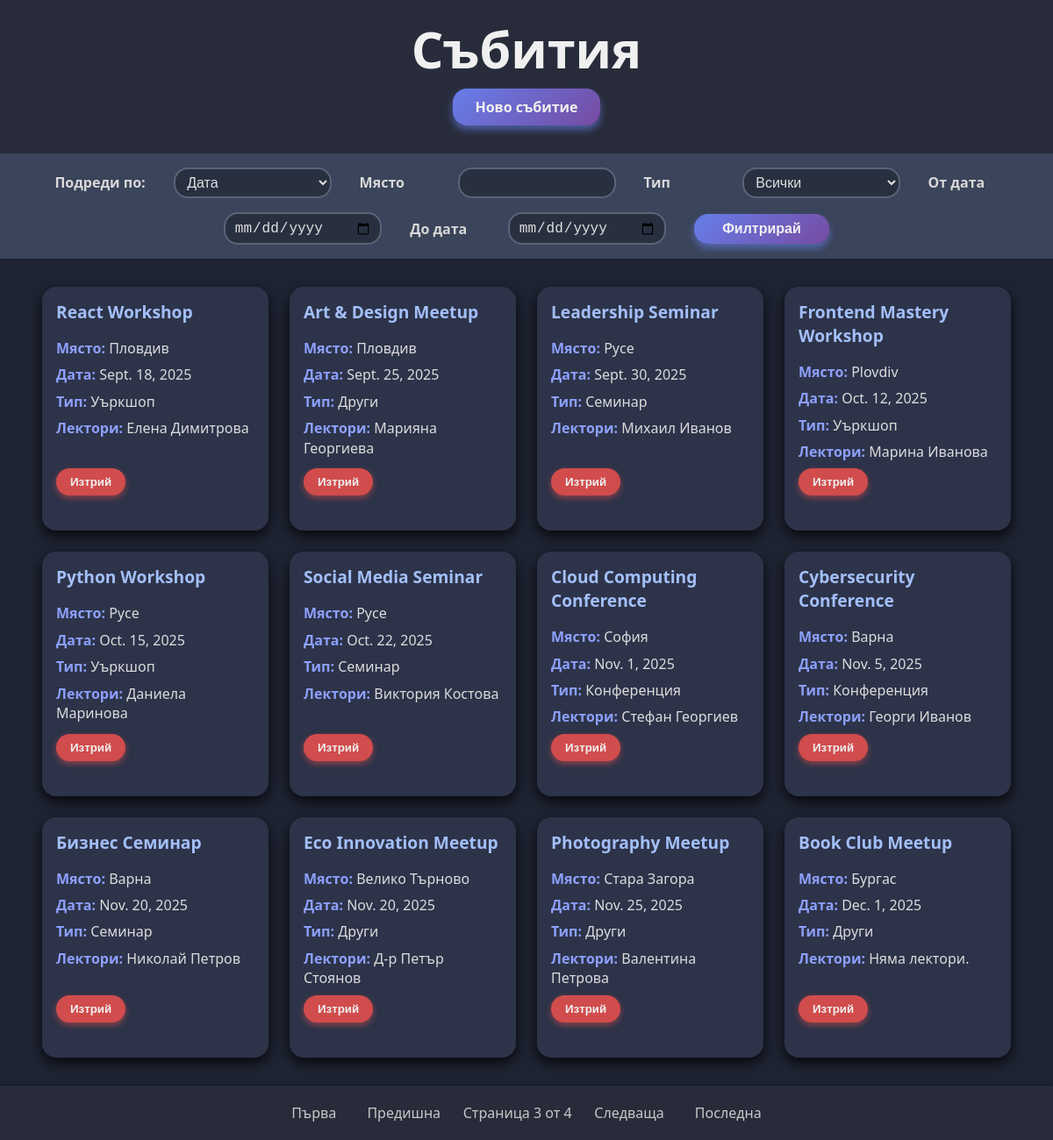
/?page=3, run on the app's committed database.
### QuerySort/models.py (models this page shows)
class Event(models.Model):
    name = models.CharField(max_length=255,
                            null=False,
                            blank=False,
                            validators=[
                                MinLengthValidator(1, message='The event name must be at least 1 characters long.'),
                                RegexValidator('^[A-Za-zА-Яа-яЁё0-9 _\-\'&]+$')
                            ])
    town = models.CharField(max_length=255,
                            null=False,
                            blank=False,
                            validators=[
                                MinLengthValidator(1, message='The town name must be at least 1 characters long.'),
                                RegexValidator('^[A-Za-zА-Яа-яЁё0-9 _\-\'&]+$')
                            ])
    date = models.DateField(
        null=False,
        blank=False,
        validators=[
           validate_event_date
        ]
    )
    type = models.CharField(max_length=255,
                            null=False,
                            blank=False,
                            validators=[
                                MinLengthValidator(5, message='The event type must be at least 5 characters long.'),
                                RegexValidator('^[A-Za-zА-Яа-яЁё0-9 _\-\'&]+$')
                            ],
                            choices=(('Конференция', 'Конференция'), ('Уъркшоп', 'Уъркшоп') , ('Семинар', 'Семинар'), ('Други', 'Други')))
    lectors = models.CharField(max_length=255,
                               default='Няма лектори.')

### QuerySort/views.py (the view)
# urls.py: path('', views.index, name='index'),
def index(request):
    form = EventFilterOrderForm(request.GET or None)
    events = Event.objects.all()
    if form.is_valid():
        town = form.cleaned_data.get('town')
        type_ = form.cleaned_data.get('type')
        date_from = form.cleaned_data.get('date_from')
        date_to = form.cleaned_data.get('date_to')
        order_by = form.cleaned_data.get('order_by')
        if town:
            events = events.filter(town__icontains=town)
        if type_:
            events = events.filter(type=type_)
        if date_from:
            events = events.filter(date__gte=date_from)
        if date_to:
            events = events.filter(date__lte=date_to)
        if order_by:
            ordering = order_by.split(',')
            events = events.order_by(*ordering)
        else:
            events = events.order_by('date')
    else:
        events = events.order_by('date')
    paginator = Paginator(events, 12)
    page_number = request.GET.get('page')
    page_obj = paginator.get_page(page_number)
    querydict = request.GET.copy()
    if 'page' in querydict:
        querydict.pop('page')
    querystring = querydict.urlencode()
    return render(request, 'index.html', {
        'form': form,
        'page_obj': page_obj,
        'querystring': querystring,
    })

### templates/index.html (shortened to what this page needs)
{% load static %}
<!DOCTYPE html>
<html lang="bg">
<head>
    <link rel="stylesheet" href="{% static 'css/styles.css' %}">
</head>
<body>
    <header>
        <h1>Събития</h1>
        <a href="/new-data" class="new-event-btn">Ново събитие</a>
    </header>
    <form method="get" class="filter-form">
        <label for="{{ form.order_by.id_for_label }}">{{ form.order_by.label }}</label>
        {{ form.order_by }}
        <label for="{{ form.town.id_for_label }}">{{ form.town.label }}</label>
        {{ form.town }}
        <label for="{{ form.type.id_for_label }}">{{ form.type.label }}</label>
        {{ form.type }}
        <label for="{{ form.date_from.id_for_label }}">{{ form.date_from.label }}</label>
        {{ form.date_from }}
        <label for="{{ form.date_to.id_for_label }}">{{ form.date_to.label }}</label>
        {{ form.date_to }}
        <button type="submit">Филтрирай</button>
    </form>
    <main>
        <section class="event-list">
            {% for event in page_obj %}
                <article class="event-card">
                    <h2>{{ event.name }}</h2>
                    <p><strong>Място:</strong> {{ event.town }}</p>
                    <p><strong>Дата:</strong> {{ event.date }}</p>
                    <p><strong>Тип:</strong> {{ event.type }}</p>
                    <p><strong>Лектори:</strong> {{ event.lectors }}</p>
                    <form method="post" action="{% url 'delete_event' event.id %}" class="delete-form">
                        <button type="submit" class="delete-btn" onclick="return confirm('Сигурни ли сте, че искате да изтриете това събитие?');">Изтрий</button>
                    </form>
                </article>
            {% empty %}
                <p>Няма намерени събития.</p>
            {% endfor %}
        </section>
    </main>
    <footer>
        <nav class="pagination">
            {% if page_obj.has_previous %}
                <a href="?page=1{% if querystring %}&{{ querystring }}{% endif %}">Първа</a>
                <a href="?page={{ page_obj.previous_page_number }}{% if querystring %}&{{ querystring }}{% endif %}">Предишна</a>
            {% endif %}
            <span>Страница {{ page_obj.number }} от {{ page_obj.paginator.num_pages }}</span>
            {% if page_obj.has_next %}
                <a href="?page={{ page_obj.next_page_number }}{% if querystring %}&{{ querystring }}{% endif %}">Следваща</a>
                <a href="?page={{ page_obj.paginator.num_pages }}{% if querystring %}&{{ querystring }}{% endif %}">Последна</a>
            {% endif %}
        </nav>
    </footer>
</body>
</html>

### static/css/styles.css (style rules this page uses)
* { padding: 0; margin: 0; box-sizing: border-box; }
body { font-family: 'Segoe UI', Tahoma, sans-serif; background: linear-gradient(120deg, #48536a, #364159); min-height: 100vh; display: flex; flex-direction: column; color: #f0f0f0; line-height: 1.4; }
a { text-decoration: none; color: inherit; }
header { padding: 1rem 2rem; background-color: #282c3a; box-shadow: 0 2px 5px rgba(0, 0, 0, 0.3); font-weight: 700; font-size: 1.8rem; text-align: center; }
.filter-form { display: flex; flex-wrap: wrap; gap: 1rem 2rem; padding: 1rem 2rem; background-color: #3a445a; box-shadow: 0 2px 5px rgba(0, 0, 0, 0.3); justify-content: center; align-items: center; color: #d8d8d8; }
.filter-form label { flex: 0 0 auto; min-width: 80px; font-weight: 600; font-size: 1rem; align-self: center; }
.filter-form select, .filter-form input[type="text"], .filter-form input[type="date"] { flex: 1 1 150px; max-width: 180px; padding: 0.4rem 0.6rem; border-radius: 1rem; border: 2px solid #5a6478; background-color: #283040; color: #e0e0e0; font-size: 1rem; transition: border-color 0.3s ease, box-shadow 0.3s ease; }
.filter-form button { flex: 0 0 auto; padding: 0.5rem 2rem; background: linear-gradient(135deg, #667eea, #764ba2); border: none; border-radius: 1rem; font-size: 1rem; font-weight: 600; color: #f0f0f0; cursor: pointer; box-shadow: 0 5px 8px rgba(102, 126, 234, 0.6); transition: background 0.3s ease, transform 0.2s ease, box-shadow 0.3s ease; align-self: center; }
main { flex-grow: 1; padding: 2rem 3rem; background-color: #1f2433; }
.event-list { display: grid; grid-template-columns: repeat(auto-fit, minmax(250px, 1fr)); gap: 1.5rem 1.5rem; }
.event-card { background-color: #2d3349; border-radius: 1rem; box-shadow: 0 6px 15px rgba(0, 0, 0, 0.8); padding: 1rem 1rem 2.5rem 1rem; color: #dcdcdc; position: relative; display: flex; flex-direction: column; gap: 0.5rem; transition: transform 0.2s ease, box-shadow 0.3s ease; }
.event-card h2 { font-size: 1.2rem; font-weight: 700; margin-bottom: 0.5rem; color: #a3bffa; }
.event-card p { font-size: 1rem; }
.event-card strong { color: #8da0ff; }
.delete-form { margin-top: auto; }
.delete-btn { background: #d14c4c; border: none; border-radius: 1rem; padding: 0.5rem 1rem; font-weight: 700; color: #f0f0f0; cursor: pointer; box-shadow: 0 3px 7px rgba(209, 76, 76, 0.6); transition: background 0.3s ease, transform 0.2s ease, box-shadow 0.3s ease; align-self: flex-start; }
footer { background-color: #282c3a; padding: 1rem 2rem; box-shadow: 0 -2px 5px rgba(0, 0, 0, 0.3); position: sticky; bottom: 0; width: 100%; z-index: 1000; }
.pagination { display: flex; justify-content: center; align-items: center; gap: 1rem; font-size: 1rem; color: #c8c8c8; flex-wrap: wrap; }
.pagination a { text-decoration: none; color: inherit; padding: 0.25rem 0.6rem; border-radius: 0.4rem; transition: background-color 0.3s ease; }
.new-event-btn { display: inline-block; background: linear-gradient(135deg, #667eea, #764ba2); color: #f0f0f0; border-radius: 1rem; padding: 0.6rem 1.6rem; font-weight: 700; font-size: 1rem; text-align: center; cursor: pointer; border: none; box-shadow: 0 5px 8px rgba(102, 126, 234, 0.6); transition: background 0.3s ease, transform 0.2s ease, box-shadow 0.3s ease; margin: 0 auto 1rem; }

### data on the page
Event: name "React Workshop", town "Пловдив", date "Sept. 18, 2025", type "Уъркшоп", lectors "Елена Димитрова"
Event: name "Art & Design Meetup", town "Пловдив", date "Sept. 25, 2025", type "Други", lectors "Марияна Георгиева"
Event: name "Leadership Seminar", town "Русе", date "Sept. 30, 2025", type "Семинар", lectors "Михаил Иванов"
Event: name "Frontend Mastery Workshop", town "Plovdiv", date "Oct. 12, 2025", type "Уъркшоп", lectors "Марина Иванова"
Event: name "Python Workshop", town "Русе", date "Oct. 15, 2025", type "Уъркшоп", lectors "Даниела Маринова"
Event: name "Social Media Seminar", town "Русе", date "Oct. 22, 2025", type "Семинар", lectors "Виктория Костова"
Event: name "Cloud Computing Conference", town "София", date "Nov. 1, 2025", type "Конференция", lectors "Стефан Георгиев"
Event: name "Cybersecurity Conference", town "Варна", date "Nov. 5, 2025", type "Конференция", lectors "Георги Иванов"
Event: name "Бизнес Семинар", town "Варна", date "Nov. 20, 2025", type "Семинар", lectors "Николай Петров"
Event: name "Eco Innovation Meetup", town "Велико Търново", date "Nov. 20, 2025", type "Други", lectors "Д-р Петър Стоянов"
Event: name "Photography Meetup", town "Стара Загора", date "Nov. 25, 2025", type "Други", lectors "Валентина Петрова"
Event: name "Book Club Meetup", town "Бургас", date "Dec. 1, 2025", type "Други", lectors "Няма лектори."

### other printed values
{{ page_obj.number }} "3"
{{ page_obj.paginator.num_pages }} "4"
